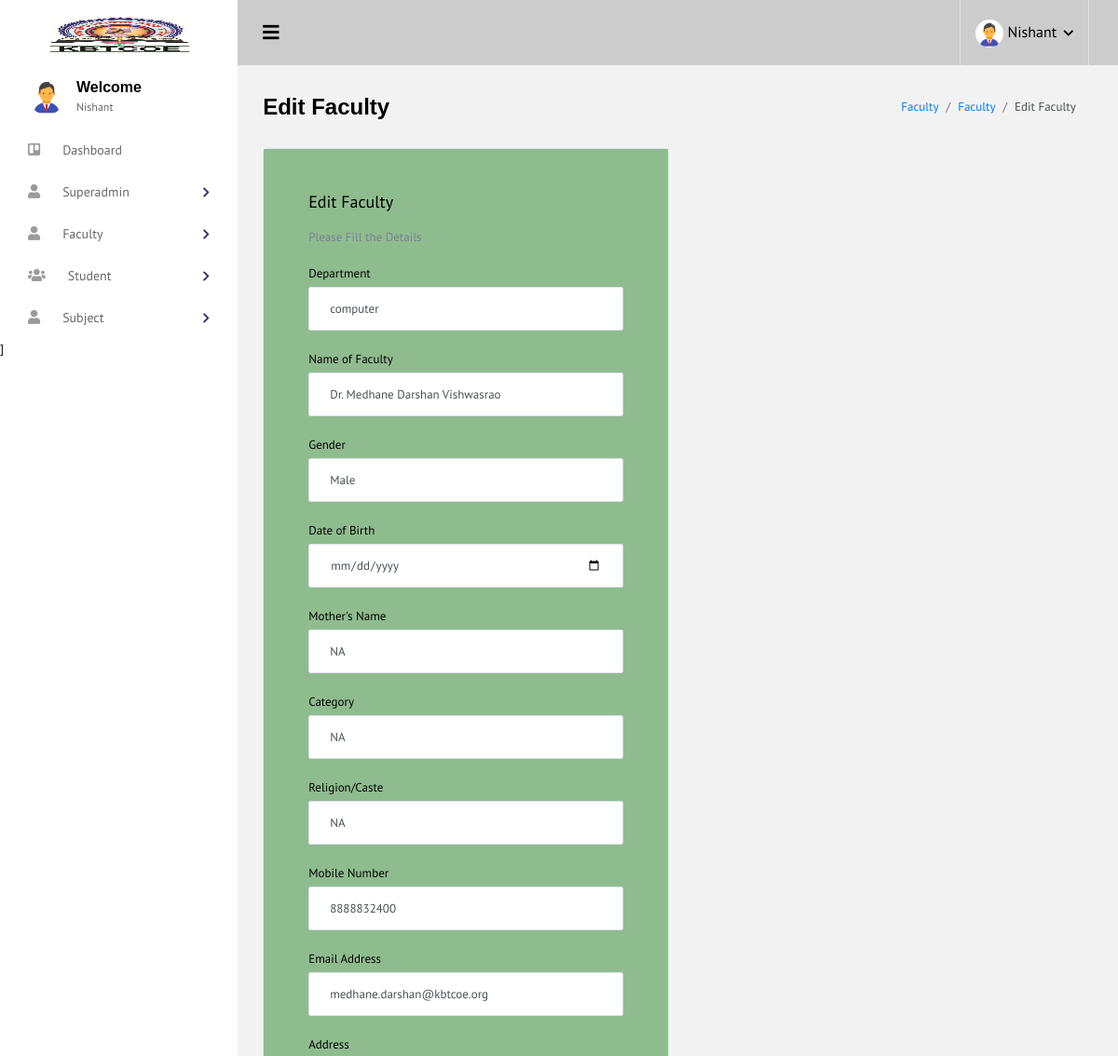
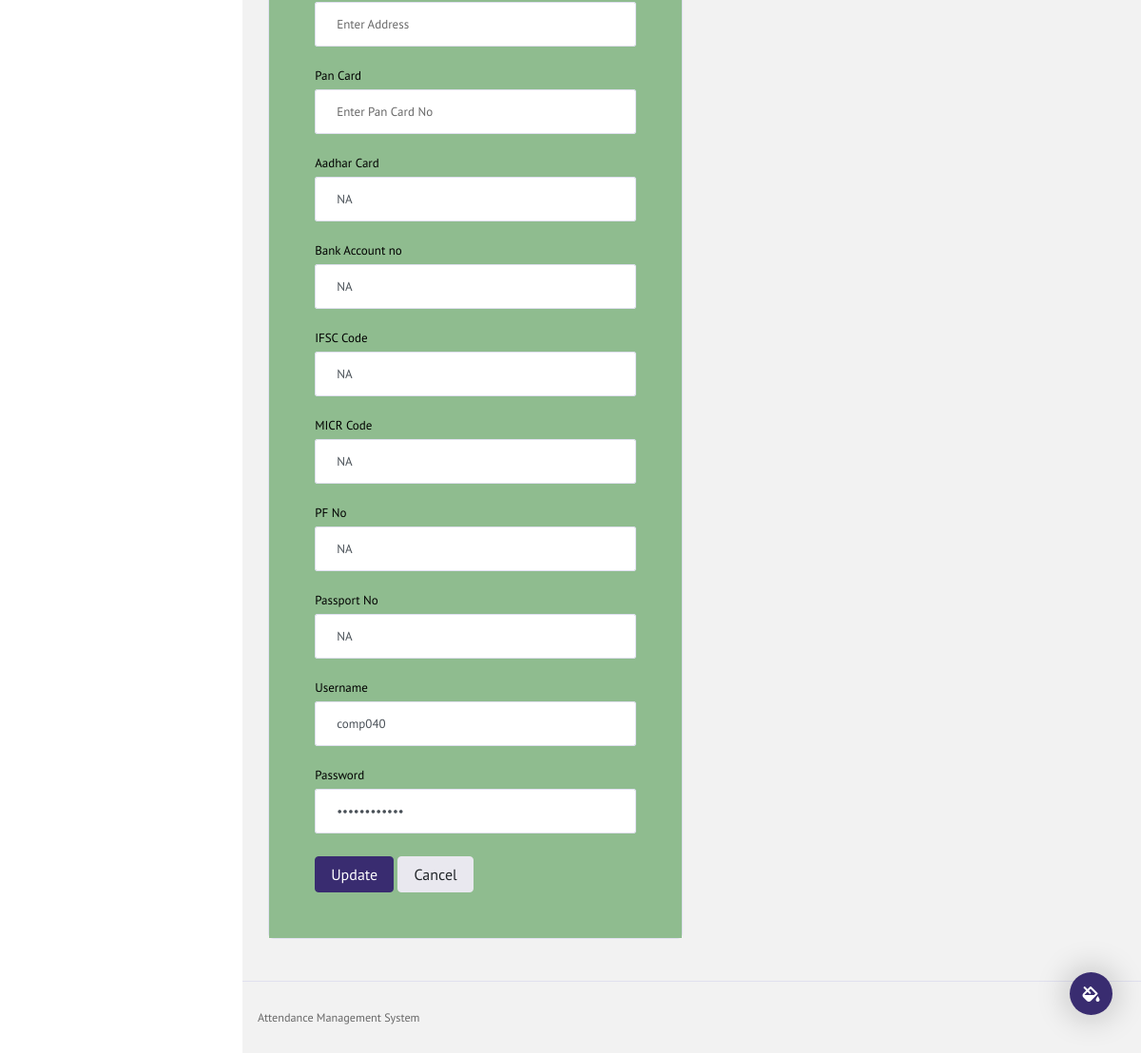
The app's page /edit_faculty.php?f_id=1 (signed in) with its own data (2 pictures, top to bottom).
### tables this page shows
CREATE TABLE `faculty_info` (
  `f_id` int NOT NULL,
  `f_department` varchar(50) DEFAULT NULL,
  `f_name` varchar(255) DEFAULT NULL,
  `f_gender` varchar(20) DEFAULT NULL,
  `f_date` varchar(50) DEFAULT NULL,
  `f_mothername` varchar(50) DEFAULT NULL,
  `f_category` varchar(50) DEFAULT NULL,
  `f_religion` varchar(50) DEFAULT NULL,
  `f_mobile` varchar(20) DEFAULT NULL,
  `f_email` varchar(255) DEFAULT NULL,
  `f_address` varchar(255) DEFAULT NULL,
  `f_pancard` varchar(50) DEFAULT NULL,
  `f_aadharcard` varchar(50) DEFAULT NULL,
  `f_bankaccount` varchar(50) DEFAULT NULL,
  `f_ifsc` varchar(50) DEFAULT NULL,
  `f_micr` varchar(50) DEFAULT NULL,
  `f_pf` varchar(50) DEFAULT NULL,
  `f_passportno` varchar(50) DEFAULT NULL,
  `f_username` varchar(255) DEFAULT NULL,
  `f_password` varchar(255) DEFAULT NULL,
  `f_status` varchar(255) DEFAULT NULL,
  `f_generated_time` timestamp NOT NULL DEFAULT CURRENT_TIMESTAMP ON UPDATE CURRENT_TIMESTAMP
);

### edit_faculty.php (the view, shortened to what this page needs)
 <!DOCTYPE html>
<html lang="en">
<head>
  <link rel="stylesheet" href="vendors/iconfonts/font-awesome/css/all.min.css">
  <link rel="stylesheet" href="vendors/css/vendor.bundle.base.css">
  <link rel="stylesheet" href="vendors/css/vendor.bundle.addons.css">
  <link rel="stylesheet" href="css/style.css">
</head>
<body>
  <div class="container-scroller">
    <?php include "header.php";?>
    <div class="container-fluid page-body-wrapper">
      <div class="theme-setting-wrapper">
        <div id="settings-trigger"><i class="fas fa-fill-drip"></i></div>
      </div>
      <?php include "navbar.php";?>
     <div class="main-panel">
        <div class="content-wrapper">
          <div class="page-header">
            <h3 class="page-title">
              Edit Faculty
            </h3>
            <nav aria-label="breadcrumb">
                <ol class="breadcrumb">
                <li class="breadcrumb-item"><a href="index.php">Faculty</a></li>
                <li class="breadcrumb-item"><a href="view_faculty.php">Faculty</a></li>
                <li class="breadcrumb-item active" aria-current="page">Edit Faculty</li>
                </ol>
            </nav>
          </div>
          <div class="row">
            <div class="col-md-6 grid-margin stretch-card">
              <div class="card">
                <div class="card-body">
                  <h4 class="card-title">Edit Faculty</h4>
                  <p class="card-description">
                    Please Fill the Details
                  </p>
                   <?php
                  include "db.php";
                  $asd = mysqli_query($con,"select * from faculty_info where f_id='".$_GET['f_id']."'") or die (mysqli_error($con));
                  ?>
                  <?php while($fetch=mysqli_fetch_array($asd)){
                  extract($fetch)
                  ?>
                  <form class="forms-sample" method="POST" action="" id="">
                    <div class="form-group">
                      <label for="exampleInputUsername1">Department</label>
                      <input type="text" class="form-control" id="exampleInputname1" value="<?php echo $f_department;?>" Name="f_department" required placeholder="Enter the Department name">
                    </div>
                    <div class="form-group">
                      <label for="exampleInputUsername1">Name of Faculty</label>
                      <input type="text" class="form-control" id="exampleInputname1" value="<?php echo $f_name;?>"Name="f_name" required placeholder="Enter Name of Faculty">
                    </div>
                    <div class="form-group">
                      <label for="Gender">Gender</label>
                      <input type="text" class="form-control" id="examplegender" value="<?php echo $f_gender;?>" Name="f_gender" required placeholder="Enter Gender">
                    </div>
                    <div class="form-group">
                      <label for="exampleInputUserdate1">Date of Birth</label>
                      <input type="date" class="form-control" value="<?php echo $f_date;?>" Name="f_date" required placeholder="Enter Date on Birth">
                    </div>
                    <div class="form-group">
                      <label for="exampleInputUsername1">Mother's Name</label>
                      <input type="text" class="form-control" id="exampleInputname1" value="<?php echo $f_mothername;?>" Name="f_mothername" required placeholder="Enter Name of Mother">
                    </div>
                    <div class="form-group">
                      <label for="exampleInputUsername1">Category</label>
                      <input type="text" class="form-control" id="examplecategory" value="<?php echo $f_category;?>" Name="f_category" required placeholder="Enter Category eg open">
                    </div>
                    <div class="form-group">
                      <label for="exampleInputUsername1">Religion/Caste</label>
                      <input type="text" class="form-control" id="examplecategory" value="<?php echo $f_religion;?>"Name="f_religion" required placeholder="Enter Religion">
                    </div>
                    <div class="form-group">
                      <label for="exampleInputUsername1">Mobile Number</label>
                      <input type="text" class="form-control" id="exampleInputmobilenumber" value="<?php echo $f_mobile;?>" Name="f_mobile" required placeholder="Mobile Number"  onKeyPress="if(this.value.length==10) return false;"s>
                    </div>
                    <div class="form-group">
                      <label for="exampleInputEmail1">Email Address</label>
                      <input type="email" class="form-control" id="exampleInputEmail1" value="<?php echo $f_email;?>"  Name="f_email" required placeholder="Email">
                    </div>
                    <div class="form-group">
                      <label for="exampleInputUseraddress1">Address</label>
                      <input type="textarea" class="form-control" value="<?php echo $f_address;?>" Name="f_address" required placeholder="Enter Address">
                    </div>
                    <div class="form-group">
                      <label for="exampleInputUsername1">Pan Card</label>
                      <input type="text" class="form-control" id="examplepancard" value="<?php echo $f_pancard;?>"  Name="f_pancard" required placeholder="Enter Pan Card No">
                    </div>
                    <div class="form-group">
                      <label for="exampleInputUsername1">Aadhar Card</label>
                      <input type="text" class="form-control" id="exampleaadhar" value="<?php echo $f_aadharcard;?>"  Name="f_aadharcard" required placeholder="Enter Aadhar Card No">
                    </div>
                    <div class="form-group">
                      <label for="exampleInputUsername1">Bank Account no</label>
                      <input type="text" class="form-control" id="exampleaccount" value="<?php echo $f_bankaccount;?>" Name="f_bankaccount" required placeholder="Enter Bank Account no">
                    </div>
                    <div class="form-group">
                      <label for="exampleInputUsername1">IFSC Code</label>
                      <input type="text" class="form-control" id="exampleifsc" value="<?php echo $f_ifsc;?>"  Name="f_ifsc" required placeholder="Enter IFSC code ">
                    </div>
                    <div class="form-group">
                      <label for="exampleInputUsername1">MICR Code</label>
                      <input type="text" class="form-control" id="examplemicrcode" value="<?php echo $f_micr;?>"  Name="f_micr" required placeholder="Enter MICR code">
                    </div>
                    <div class="form-group">
                      <label for="exampleInputUsername1">PF No</label>
                      <input type="text" class="form-control" id="examplepfno" value="<?php echo $f_pf;?>"  Name="f_pf" required placeholder="Enter PF no">
                    </div>
                    <div class="form-group">
                      <label for="exampleInputUsername1">Passport No</label>
                      <input type="text" class="form-control" id="examplepassportno" value="<?php echo $f_passportno;?>"  Name="f_passportno" required placeholder="Enter Passport no">
                    </div>
                    <div class="form-group">
                      <label for="exampleInputUsername1">Username</label>
                      <input type="text" class="form-control" id="exampleInputUsername1" value="<?php echo $f_username;?>" Name="f_username" required placeholder="Username">
                    </div>
                    <div class="form-group">
                      <label for="exampleInputPassword1">Password</label>
                      <input type="password" class="form-control" id="exampleInputPassword1" value="<?php echo $f_password;?>" Name="f_password" required placeholder="Password">
                    </div>
                    <button type="submit" name="submit" class="btn btn-primary me-2">Update</button>
                    <a href="view_faculty.php" class="btn btn-light">Cancel</a>
                  </form>
                <?php }?>
                </div>
              </div>
            </div>
          </div>
        </div>
       <?php include "footer.php";?>
      </div>
  </div>
</body>
</html>

### records on screen
faculty_info: f_department "computer", f_name "Dr. Medhane Darshan Vishwasrao", f_gender "Male", f_mothername "NA", f_category "NA", f_religion "NA", f_mobile "8888832400", f_email "medhane.darshan@kbtcoe.org", f_aadharcard "NA", f_bankaccount "NA", f_ifsc "NA", f_micr "NA", f_pf "NA", f_passportno "NA", f_username "comp040"

### other values on screen
$_SESSION['auth_user']['user_name'] "Nishant"
